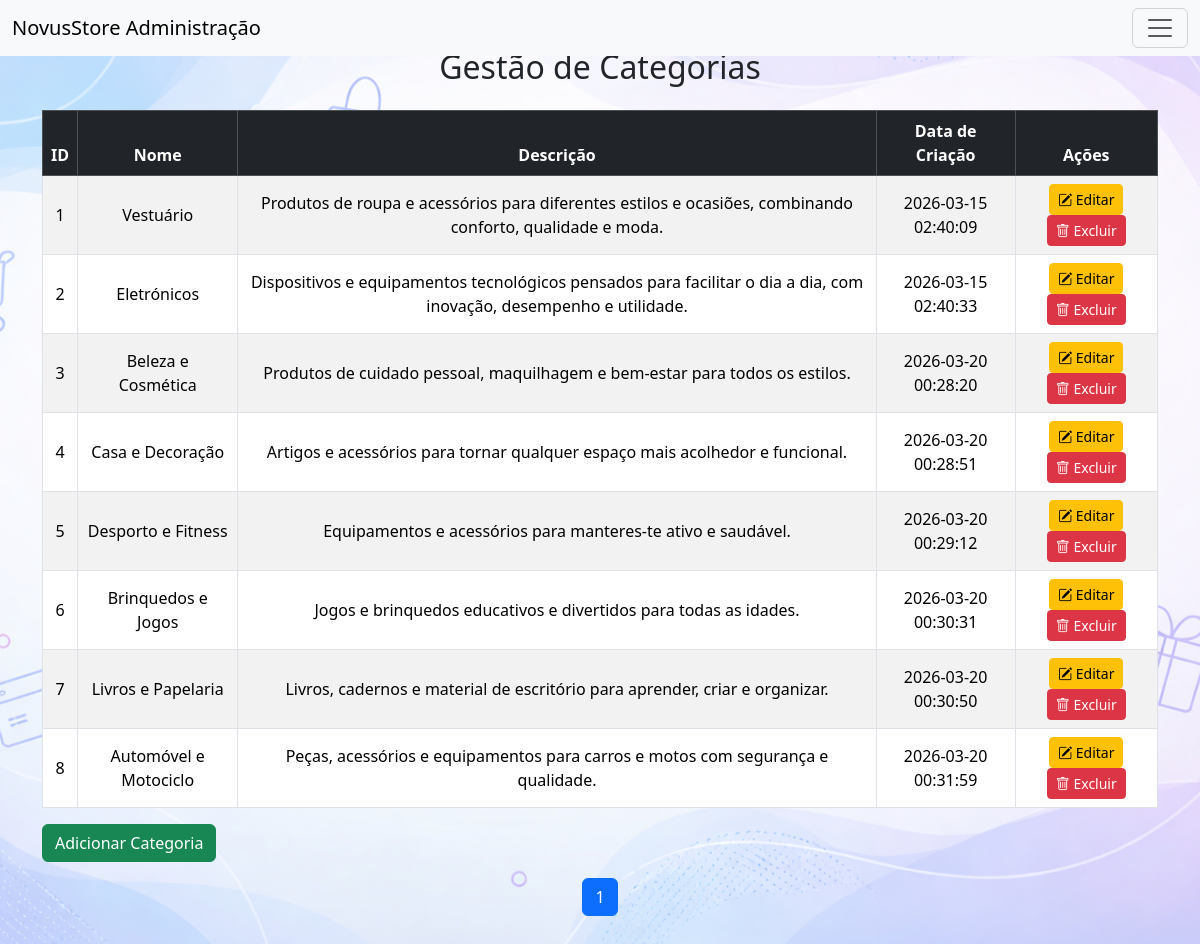
/Admin/CategoryManagement/categories_management.php (signed in), run on the app's committed database.
### tables this page shows
CREATE TABLE `categories` (
  `ID` int(11) NOT NULL,
  `Name` varchar(100) NOT NULL,
  `Description` text DEFAULT NULL,
  `Created_At` datetime DEFAULT current_timestamp(),
  `Icon` varchar(64) NOT NULL DEFAULT 'bi-list-ul'
);

### Admin/CategoryManagement/categories_management.php (the view, shortened to what this page needs)
<?php
  include '../../Connection/connection.php';
	$limit = 10;
	$page = isset($_GET['page']) ? intval($_GET['page']) : 1;
	$offset = ($page - 1) * $limit;
	$count_sql = "SELECT COUNT(*) AS total FROM categories";
	$count_result = $connection->query($count_sql);
	$count_row = $count_result->fetch_assoc();
	$total_categories = $count_row['total'];
	$total_pages = ceil($total_categories / $limit);
	$sql = "SELECT * FROM categories ORDER BY ID LIMIT $limit OFFSET $offset";
	$result = $connection->query($sql);
?>
<!DOCTYPE html>
<html lang="en">
	<head>
		<link href="https://cdn.jsdelivr.net/npm/bootstrap@5.3.8/dist/css/bootstrap.min.css" rel="stylesheet">    <link href="https://cdn.jsdelivr.net/npm/bootstrap-icons@1.10.5/font/bootstrap-icons.css" rel="stylesheet">		<link rel="icon" type="image/x-icon" href="../../Images/logoo.png">
	</head>
	<body>
		<nav class="navbar bg-body-tertiary fixed-top">
			<div class="container-fluid">
				<a class="navbar-brand" href="#">NovusStore Administração</a>
				<button class="navbar-toggler" type="button" data-bs-toggle="offcanvas" data-bs-target="#offcanvasNavbar" aria-controls="offcanvasNavbar" aria-label="Toggle navigation">
					<span class="navbar-toggler-icon"></span>
				</button>
			</div>
		</nav>
		<main class="container my-5">
			<h2 class="mb-4 text-center">Gestão de Categorias</h2>
			<div class="table-responsive">
				<table class="table table-striped table-bordered align-middle">
					<thead class="table-dark text-center">
						<tr>
							<th>ID</th>
							<th>Nome</th>
							<th>Descrição</th>
							<th>Data de Criação</th>
							<th>Ações</th>
						</tr>
					</thead>
					<tbody>
						<?php if ($result->num_rows > 0): ?>
							<?php while ($category = $result->fetch_assoc()): ?>
								<tr>
									<td class="text-center"><?= htmlspecialchars($category['ID']) ?></td>
									<td class="text-center"><?= htmlspecialchars($category['Name']) ?></td>
									<td class="text-center"><?= htmlspecialchars($category['Description']) ?></td>
									<td class="text-center"><?= htmlspecialchars($category['Created_At']) ?></td>
									<td class="text-center">
										<a href="edit_category.php?id=<?php echo $category['ID']; ?>" class="btn btn-warning btn-sm"><i class="bi bi-pencil-square"></i> Editar</a>
										<a href="delete_category.php?id=<?php echo $category['ID']; ?>" class="btn btn-danger btn-sm" onclick="return confirm('Tens a certeza que queres excluir esta categoria?');"><i class="bi bi-trash"></i> Excluir</a>
									</td>
								</tr>
							<?php endwhile; ?>
						<?php else: ?>
							<tr>
								<td colspan="5" class="text-center">Sem categorias encontradas.</td>
							</tr>
						<?php endif; ?>
					</tbody>
				</table>
			</div>
			<a href="add_category.php" class="btn btn-success mb-3">Adicionar Categoria</a>
			<nav>
				<ul class="pagination justify-content-center">
					<?php for ($i = 1; $i <= $total_pages; $i++): ?>
						<li class="page-item <?= ($i == $page) ? 'active' : '' ?>">
							<a class="page-link" href="?page=<?= $i ?>"><?= $i ?></a>
						</li>
					<?php endfor; ?>
				</ul>
			</nav>
		</main>
	</body>
</html>

### Admin/CategoryManagement/categories_management.php (style rules this page uses)
body { background: url('../../Images/main_bg.png') no-repeat center center fixed; background-size: cover; }

### data on the page
categories: ID "1", Name "Vestuário", Description "Produtos de roupa e acessórios para diferentes estilos e ocasiões, combinando conforto, qualidade e moda.", Created_At "2026-03-15 02:40:09"
categories: ID "2", Name "Eletrónicos", Description "Dispositivos e equipamentos tecnológicos pensados para facilitar o dia a dia, com inovação, desempenho e utilidade.", Created_At "2026-03-15 02:40:33"
categories: ID "3", Name "Beleza e Cosmética", Description "Produtos de cuidado pessoal, maquilhagem e bem-estar para todos os estilos.", Created_At "2026-03-20 00:28:20"
categories: ID "4", Name "Casa e Decoração", Description "Artigos e acessórios para tornar qualquer espaço mais acolhedor e funcional.", Created_At "2026-03-20 00:28:51"
categories: ID "5", Name "Desporto e Fitness", Description "Equipamentos e acessórios para manteres-te ativo e saudável.", Created_At "2026-03-20 00:29:12"
categories: ID "6", Name "Brinquedos e Jogos", Description "Jogos e brinquedos educativos e divertidos para todas as idades.", Created_At "2026-03-20 00:30:31"
categories: ID "7", Name "Livros e Papelaria", Description "Livros, cadernos e material de escritório para aprender, criar e organizar.", Created_At "2026-03-20 00:30:50"
categories: ID "8", Name "Automóvel e Motociclo", Description "Peças, acessórios e equipamentos para carros e motos com segurança e qualidade.", Created_At "2026-03-20 00:31:59"
